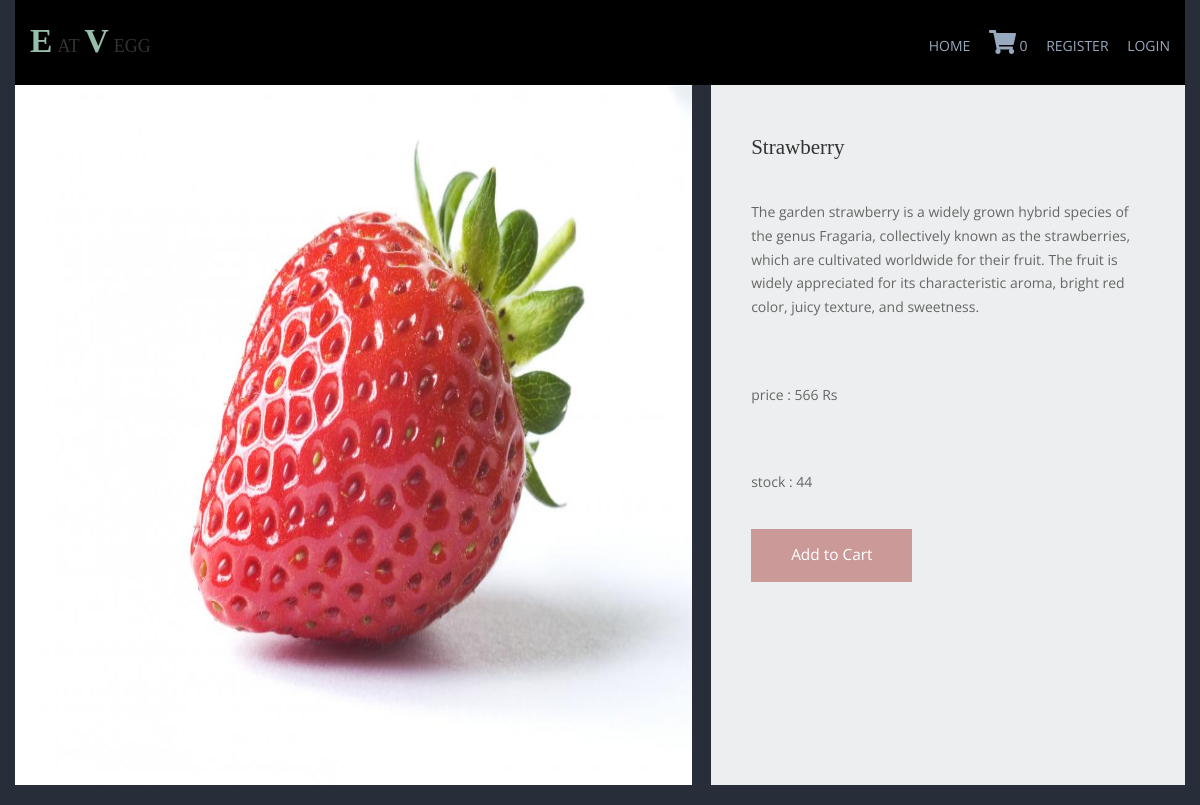
Screenshot of /berries/strawberry with the database file from the repository.
### shop/models.py (models this page shows, shortened)
class products(models.Model):
    name=models.CharField(max_length=100,unique=True)
    slug=models.SlugField(max_length=100,unique=True)
    img=models.ImageField(upload_to='product')
    desc=models.TextField()
    available=models.BooleanField()
    stock=models.IntegerField()
    price=models.IntegerField()
    category=models.ForeignKey(categ,on_delete=models.CASCADE)

### shop/views.py (the view)
# urls.py: path('<slug:c_slug>/<slug:product_slug>',views.prodDetails,name='details'),
def prodDetails(request,c_slug,product_slug):
    try:
        prod=products.objects.get(category__slug=c_slug,slug=product_slug)
    except Exception as e:
        raise e
    return render(request,'item.html',{'pr':prod})

### cart/context_processor.py (called while the page is built)
def count(request):
    item_count=0
    if 'admin' in request.path:
        return {}
    else:
        try:
            ct=cartlist.objects.filter(cart_id=c_id(request))
            cti=items.objects.all().filter(cart=ct[:1])
            for c in cti:
                item_count+=c.quan
        except cartlist.DoesNotExist:
            item_count=0
        return dict(itc=item_count)

### cart/views.py (called while the page is built)
def c_id(request):
    ct_id=request.session.session_key
    if not ct_id:
        ct_id=request.session.create()
    return c_id

### templates/item.html (shortened to what this page needs)
{% extends 'base.html' %}
{% load static %}
{% block content %}
<!DOCTYPE html>
<html lang="en">
<head>
    <link href="{% static 'pr/css/templatemo-comparto.css' %}" rel="stylesheet" />
    <link href="{% static 'pr/css/templatemo-comparto.css' %}" rel="stylesheet" />
</head>
<body>
        <section class="tm-mb-1" id="about">
            <div class="tm-row tm-about-row">
                <div class="tm-section-1-l">
                    <img src="{{pr.img.url}}" alt="About image" class="tm-img-responsive" style='height: 700px; width: 1000px;'>
                </div>
                <article class="tm-section-1-r tm-bg-color-8">
                    <h2 class="tm-mb-2 tm-title-color">{{pr.name}}</h2>
                    <p>{{pr.desc}}</p><br>
                    <p>price : {{pr.price}} Rs</p><br>
                    <p>stock : {{pr.stock}}</p>
{% if pr.stock <= 0 %}
<hi style="color: brown;">Sorry. no stock left</hi>
{% else %}
                    <a href="{% url 'addcart' pr.id %}" class="tm-btn tm-btn-1 tm-link-to-services">Add to Cart</a>
                    {% endif %}
                </article>
            </div>
        </section>
</body>
</html>
{% endblock %}

### static/hm/layout/styles/layout.css (style rules this page uses)
*, *::before, *::after { transition:all .3s ease-in-out; }
body { color:#A5A6AA; background-color:#282E39; }
a { color:#97A9BD; }

### static/pr/css/templatemo-comparto.css (style rules this page uses)
*, *::before, *::after { box-sizing: border-box; outline: none; }
ul, h1, h2, h3, h4, p, figure { padding: 0; margin: 0; }
body { font-family: 'Open Sans', Arial, sans-serif; font-size: 18px; overflow-x: hidden; padding-left: 15px; padding-right: 15px; margin: 0; }
h2 { font-size: 1.5rem; }
a { transition: all 0.3s ease; text-decoration: none; }
p { color: #666; line-height: 1.7; margin-bottom: 35px; }
h1, h2, h3, h4, h5, h6 { color: #333; }
.tm-mb-1 { margin-bottom: 20px; }
.tm-mb-2 { margin-bottom: 40px; }
.tm-bg-color-8 { background-color: #EDEEEF; }
.tm-img-responsive { max-width: 100%; height: auto; }
.tm-section-1-l { width: 57.85%; margin-right: 1.65%; }
.tm-section-1-r { padding: 50px 40px; width: 40.5%; }
.tm-row { display: flex; }
.tm-btn { display: inline-block; padding: 15px 40px; font-size: 1.1rem; border: none; background-color: #CC9999; color: white; }
a { color: #666; }

### static/hm/layout/styles/framework.css (style rules this page uses)
html { overflow-y:scroll; overflow-x:hidden; }
html, body { margin:0; padding:0; font-size:14px; line-height:1.6em; }
*, *::before, *::after { box-sizing:border-box; }
a { outline:none; text-decoration:none; }
img { width:auto; max-width:100%; height:auto; margin:0; padding:0; border:none; line-height:normal; vertical-align:middle; }
body, input, textarea, select { font-family:Verdana, Geneva, sans-serif; }
h1, h2, h3, h4, h5, h6, .heading { font-family:Georgia, "Times New Roman", Times, serif; }
::placeholder { opacity:1; }
h1, h2, h3, h4, h5, h6, .heading { margin:0 0 20px 0; font-size:1.4rem; line-height:normal; font-weight:normal; text-transform:capitalize; }
address, article, aside, figcaption, figure, footer, header, main, nav, section { display:block; margin:0; padding:0; }

### rows the page displays
products: img (picture), name "Strawberry", desc "The garden strawberry is a widely grown hybrid species of the genus Fragaria, collectively known as the strawberries, which are cultivated worldwide for their fruit. The fruit is widely appreciated for its characteristic aroma, bright red color, juicy texture, and sweetness.", price "566", stock "44"

### other values shown
{{ itc }} "0"
